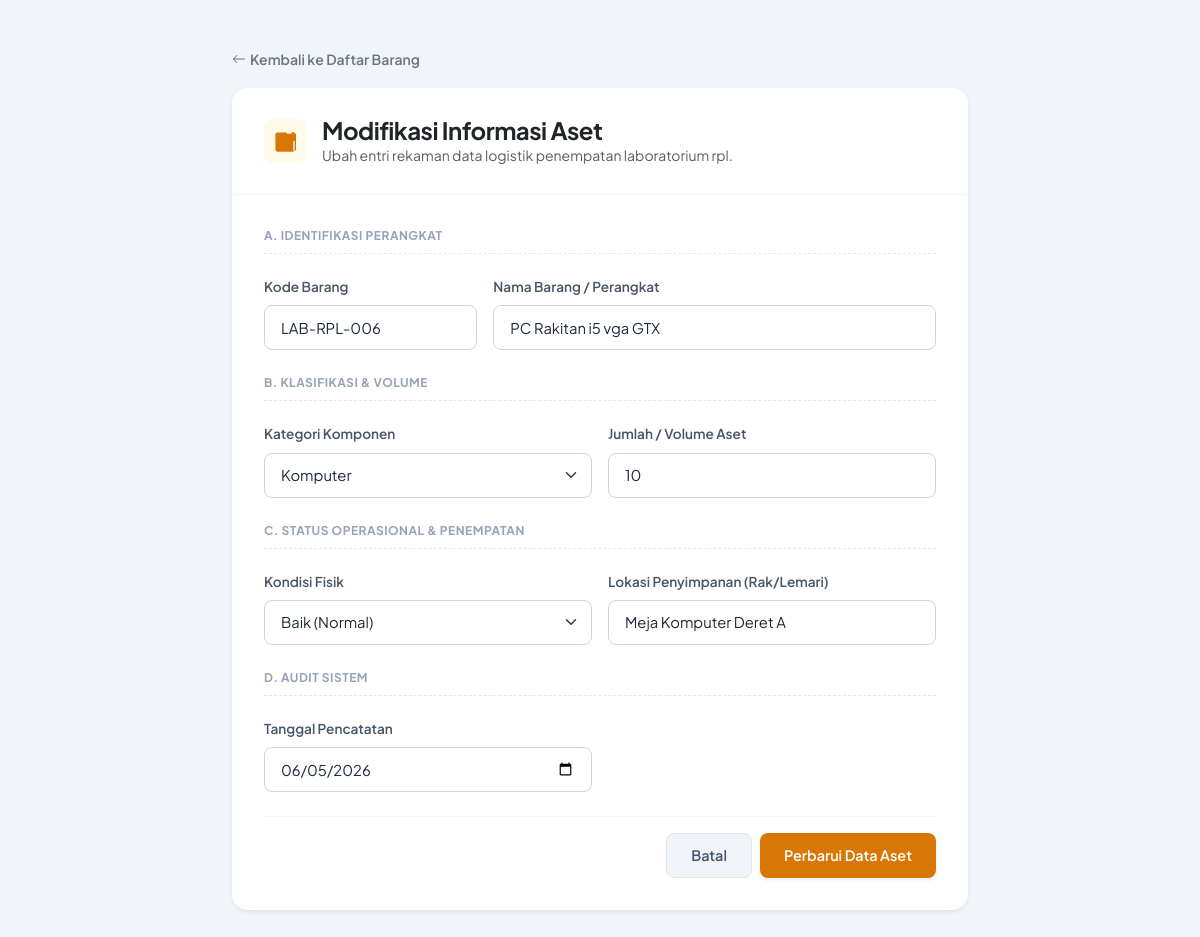
Screenshot of /barang/edit.php?id=7 (signed in) with the database file from the repository.
### tables this page shows
CREATE TABLE `barang` (
  `id` int NOT NULL,
  `user_id` int NOT NULL,
  `nama_barang` varchar(100) NOT NULL,
  `kode_barang` varchar(50) NOT NULL,
  `kategori` varchar(100) NOT NULL,
  `jumlah` int NOT NULL,
  `kondisi` varchar(50) NOT NULL,
  `lokasi` varchar(100) NOT NULL,
  `tanggal_input` date NOT NULL,
  `created_at` timestamp NULL DEFAULT NULL,
  `updated_at` timestamp NULL DEFAULT NULL
);

### barang/edit.php (the view, shortened to what this page needs)
<?php
include '../config/database.php';
$id = intval($_GET['id']);
$user_id = $_SESSION['user_id'];
$query = mysqli_query($conn, "SELECT * FROM barang WHERE id=$id AND user_id=$user_id");
$data = mysqli_fetch_assoc($query);
?>
<!DOCTYPE html>
<html lang="id">
<head>
    <link href="https://cdn.jsdelivr.net/npm/bootstrap@5.3.0/dist/css/bootstrap.min.css" rel="stylesheet">
</head>
<body>
<div class="container main-container">
    <div class="row justify-content-center">
        <div class="col-lg-8 col-md-10">
            <div class="mb-3">
                <a href="index.php" class="text-decoration-none small fw-semibold text-secondary d-inline-flex align-items-center">
                    <svg xmlns="http://www.w3.org/2000/svg" width="14" height="14" fill="currentColor" class="bi bi-arrow-left me-1" viewBox="0 0 16 16">
                        <path fill-rule="evenodd" d="M15 8a.5.5 0 0 0-.5-.5H2.707l3.147-3.146a.5.5 0 1 0-.708-.708l-4 4a.5.5 0 0 0 0 .708l4 4a.5.5 0 0 0 .708-.708L2.707 8.5H14.5A.5.5 0 0 0 15 8z"/>
                    </svg> Kembali ke Daftar Barang
                </a>
            </div>
            <div class="card form-card shadow-sm">
                <div class="form-header d-flex align-items-center">
                    <div class="p-2.5 rounded-3 me-3" style="background-color: #fffbeb; color: #d97706; border-radius: 10px; padding: 10px;">
                    </div>
                    <div>
                        <h4 class="fw-bold text-dark mb-0" style="letter-spacing: -0.5px;">Modifikasi Informasi Aset</h4>
                        <p class="text-muted small mb-0">Ubah entri rekaman data logistik penempatan laboratorium rpl.</p>
                    </div>
                </div>
                <div class="form-body">
                    <form action="update.php" method="POST">
                        <div class="section-title">A. Identifikasi Perangkat</div>
                        <div class="row g-3 mb-4">
                            <div class="col-md-4">
                                <label class="form-label">Kode Barang</label>
                                <input type="text" name="kode_barang" class="form-control" value="<?= htmlspecialchars($data['kode_barang']); ?>" required>
                            </div>
                            <div class="col-md-8">
                                <label class="form-label">Nama Barang / Perangkat</label>
                                <input type="text" name="nama_barang" class="form-control" value="<?= htmlspecialchars($data['nama_barang']); ?>" required>
                            </div>
                        </div>
                        <div class="section-title">B. Klasifikasi & Volume</div>
                        <div class="row g-3 mb-4">
                            <div class="col-md-6">
                                <label class="form-label">Kategori Komponen</label>
                                <select name="kategori" class="form-select" required>
                                    <option value="Komputer" <?= $data['kategori'] == 'Komputer' ? 'selected' : ''; ?>>Komputer</option>
                                </select>
                            </div>
                            <div class="col-md-6">
                                <label class="form-label">Jumlah / Volume Aset</label>
                                <input type="number" name="jumlah" class="form-control" value="<?= htmlspecialchars($data['jumlah']); ?>" min="1" required>
                            </div>
                        </div>
                        <div class="section-title">C. Status Operasional & Penempatan</div>
                        <div class="row g-3 mb-4">
                            <div class="col-md-6">
                                <label class="form-label">Kondisi Fisik</label>
                                <select name="kondisi" class="form-select" required>
                                    <option value="Baik" <?= $data['kondisi'] == 'Baik' ? 'selected' : ''; ?>>Baik (Normal)</option>
                                </select>
                            </div>
                            <div class="col-md-6">
                                <label class="form-label">Lokasi Penyimpanan (Rak/Lemari)</label>
                                <input type="text" name="lokasi" class="form-control" value="<?= htmlspecialchars($data['lokasi']); ?>" required>
                            </div>
                        </div>
                        <div class="section-title">D. Audit Sistem</div>
                        <div class="row g-3 mb-4">
                            <div class="col-md-6">
                                <label class="form-label">Tanggal Pencatatan</label>
                                <input type="date" name="tanggal_input" class="form-control" value="<?= htmlspecialchars($data['tanggal_input']); ?>" required>
                            </div>
                        </div>
                        <div class="d-flex justify-content-end gap-2 pt-3 border-top" style="border-top: 1px solid #f1f5f9 !important;">
                            <a href="index.php" class="btn btn-action btn-cancel">Batal</a>
                            <button type="submit" class="btn btn-action btn-update shadow-sm">Perbarui Data Aset</button>
                        </div>
                    </form>
                </div>
            </div>
        </div>
    </div>
</div>
</body>
</html>

### barang/edit.php (style rules this page uses)
body { font-family: 'Plus Jakarta Sans', sans-serif; background-color: #f1f5f9; color: #0f172a; }
.main-container { padding-top: 3rem; padding-bottom: 4rem; }
.form-card { border: none; border-radius: 16px; box-shadow: 0 4px 6px -1px rgba(0, 0, 0, 0.05), 0 10px 15px -3px rgba(0, 0, 0, 0.03); background-color: #ffffff; }
.form-header { background-color: #ffffff; border-bottom: 1px solid #f1f5f9; padding: 1.75rem 2rem; border-top-left-radius: 16px; border-top-right-radius: 16px; }
.form-body { padding: 2rem; }
.form-label { font-size: 0.85rem; font-weight: 600; color: #475569; margin-bottom: 0.5rem; }
.form-control, .form-select { padding: 0.65rem 1rem; border-color: #cbd5e1; border-radius: 8px; font-size: 0.925rem; color: #1e293b; transition: all 0.2s ease; }
.btn-action { padding: 0.65rem 1.5rem; font-weight: 600; font-size: 0.9rem; border-radius: 8px; transition: all 0.2s ease; }
.btn-update { background-color: #d97706; border: none; color: white; }
.btn-cancel { background-color: #f1f5f9; border: 1px solid #e2e8f0; color: #475569; }
.section-title { font-size: 0.75rem; text-transform: uppercase; letter-spacing: 0.5px; color: #94a3b8; font-weight: 700; margin-bottom: 1.25rem; border-bottom: 1px dashed #e2e8f0; padding-bottom: 0.5rem; }

### rows the page displays
barang: kode_barang "LAB-RPL-006", nama_barang "PC Rakitan i5 vga GTX", kategori "Komputer", jumlah "10", kondisi "Baik (Normal)", lokasi "Meja Komputer Deret A", tanggal_input "06/05/2026"
